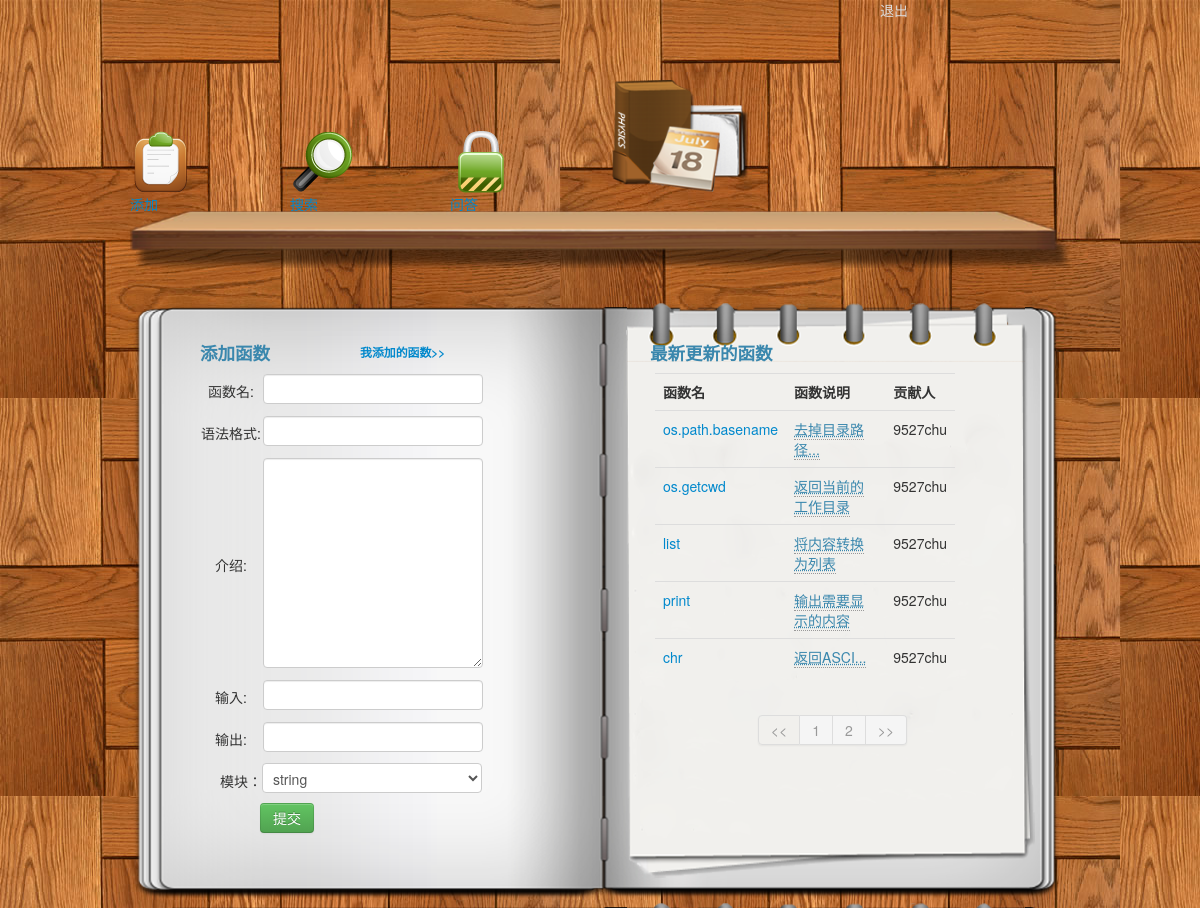
The app's page /addfunct/func_add/ (signed in) with its own data.
### app/models.py (models this page shows, shortened)
class Funct(models.Model):
    name = models.CharField(max_length=20)
    format = models.CharField(max_length=50)
    intro = models.TextField()
    inputs = models.CharField(max_length=50)
    outputs = models.CharField(max_length=50)
    time = models.DateTimeField(auto_now_add=True)
    user = models.ForeignKey(User)
    module = models.ForeignKey(Module)
    like = models.ManyToManyField(User,related_name='like',blank=True,null=True)

### app/views.py (the view)
# urls.py: url(r'^addfunct/func_add/$',func_add),
def func_add(request):
    if request.user.is_authenticated():
        headimg = request.session.get('headimg')
        request.session.get('k')
        ur = client.users.show.get(uid = request.session.get('id'))
        headimg = ur['avatar_large']
        name = ur['name']
        fid = request.GET.get('id','')
        if request.method == "POST":
            af = AddForm(request.POST)
            if af.is_valid():
                name = af.cleaned_data['name']
                format = af.cleaned_data['format']
                intro = af.cleaned_data['intro']
                input = af.cleaned_data['input']
                output = af.cleaned_data['output']
                module = request.POST['module']
                module = Module.objects.get(name=module)
                funct = Funct.objects.create(name=name,format=format,intro=intro,inputs=input,outputs=output,module=module,user=request.user,)
                return redirect('/addfunct/show_funcall/')
            else:
                return redirect('/addfunct/func_add/')
        else:
            af = AddForm()
            modules = Module.objects.all()
            functs = Funct.objects.order_by('-id')
            paginator = Paginator(functs, 5) # Show 25 contacts per page
            f_list    = range(1,paginator.num_pages+1)
            page = request.GET.get('page')
            try:
                functs = paginator.page(page)
            except PageNotAnInteger:
                functs = paginator.page(1)
            except EmptyPage:
                functs = paginator.page(paginator.num_pages)
        return render_to_response('func_add.html',locals())

### app/views.py
class AddForm(forms.Form):
    name = forms.CharField(label=u'函数名')
    format = forms.CharField(label=u'语法格式')
    intro  = forms.CharField(label=u'介绍',widget=forms.Textarea)
    input  = forms.CharField(label=u'输入')
    output  = forms.CharField(label=u'输出')

### app/models.py (called while the page is built)
    def __unicode__(self):
        return self.name

### app/templates/func_add.html (shortened to what this page needs)
{% extends "base.html" %}
{% block content %}
 <div class="row" style="margin-top:35px">
 <div class="span4 offset1" >
        <div class="row">
     <div class="span2" >
     <h4> <p class="text-info">添加函数</p></h4>
     </div>
     <div class="span2" style="margin-left:20px;">
     <h6><a href="/addfunct/show_funcall/" >我添加的函数>></a></h6>
     </div>
     </div>
<form method="POST" action="">
<table>
{{af.as_table}}
</table>
<div class="span4">
  模块：<select name="module">
    {% for i in modules %}
    <option>{{i}}</option>
    {%endfor%}
     </select><br />
     </div>
<input type="submit" value="提交" class="btn btn-success" style="margin-left:60px;">
</form>
</div>
<div class="span5" style="margin-left:150px;">
    <h4> <p class="text-info">最新更新的函数</p></h4>
     <div class="row" style="margin-left:5px;">
      <table class="table table-hover" style="width:300px;">
         <tr><th>函数名</th><th>函数说明</th><th>贡献人</th></tr>
          {%for funct in functs%}
         <tr>
         <td><a href="/search/disp/?id={{funct.id}}" >{{funct.name}}</td>
         <td><abbr title="{{funct.intro}}" class="text-info">{{funct.intro|truncatechars:9}}</abbr></td>
         <td>{{funct.user.username}}</td>
         </tr>
         {%endfor%}
      </table>
  <div class="row">
        <div class="pagination pagination-centered">
          <ul>
           {% if functs.has_previous %}
            <li class="active"><a href="/addfunct/func_add/?page={{ functs.previous_page_number }}"><<</a></li>
            {% else %}
            <li class="disabled"><a ><<</a></li>
            {% endif %}
            {% for i in f_list %}
              {% if i == funts.number %}
            <li class="disabled"><a >{{i}}</a></li>
               {% else %}
            <li class="active"><a href="/addfunct/func_add/?page={{i}}">{{i}}</a></li>
               {% endif %}
              {% endfor %}
            {% if functs.has_next %}
            <li class="active"><a href="/addfunct/func_add/?page={{ functs.next_page_number }}">>></a></li>
               {% else%}
           <li class="disabled"><a >>></a></li>
               {% endif %}
          </ul>
        </div>
      </div>
{%endblock%}

### app/templates/base.html (shortened to what this page needs)
<!DOCTYPE html>
<html>
<head>
<link rel="stylesheet" type="text/css" href="/statics/css/bootstrap.css" />
</head>
<body style="background-image:url(/statics/picture/bg3.jpg); ">
<div class="row">
    <div class="span1 offset11" >
    <a href="/logout/" style="color:#dddddd">退出</a>
    </div>
</div>
<div class="container" style="margin-top:50px">
  <div class="row">
  <div class="span2 offset1" style="visibilitys:hidden;">
  </div>
  <div style="margin-top:60px;">
  <div class="span2">
     <a href="/addfunct/func_add/"><img src="/statics/picture/png/o.png" ></a><br/>
     <a href="">添加</a>
  </div>
  <div class="span2">
     <a href="/search/"><img src="/statics/picture/png/111.png" ></a><br/>
     <a href="">搜索</a>
  </div>
  <div class="span2">
     <a href="/ascans/"><img src="/statics/picture/png/07.png" ></a><br/>
     <a href="">问答</a>
  </div>
  <div class="span2" style="margin-top:-50px;">
     <a href="/ascans/"><img src="/statics/picture/navicon1.png"></a>
  </div>
  </div>
  </div>
  <img src="/statics/picture/navbottom.png" style="margin-top:-5px;">
  <div  class="container" style="background-image:url(/statics/picture/bg11.png);width:950px;height:610px;margin-top:30px;margin-left:-10px;">
  {%block content %}
{%endblock%}
  </div>
</div>
</body>
</html>

### records on screen
Funct: name "os.path.basename", intro "去掉目录路径...", user.username "9527chu"
Funct: name "os.getcwd", intro "返回当前的工作目录", user.username "9527chu"
Funct: name "list", intro "将内容转换为列表", user.username "9527chu"
Funct: name "print", intro "输出需要显示的内容", user.username "9527chu"
Funct: name "chr", intro "返回ASCI...", user.username "9527chu"

### other values on screen
{{ i }} "1" "2"
form field module "string"
